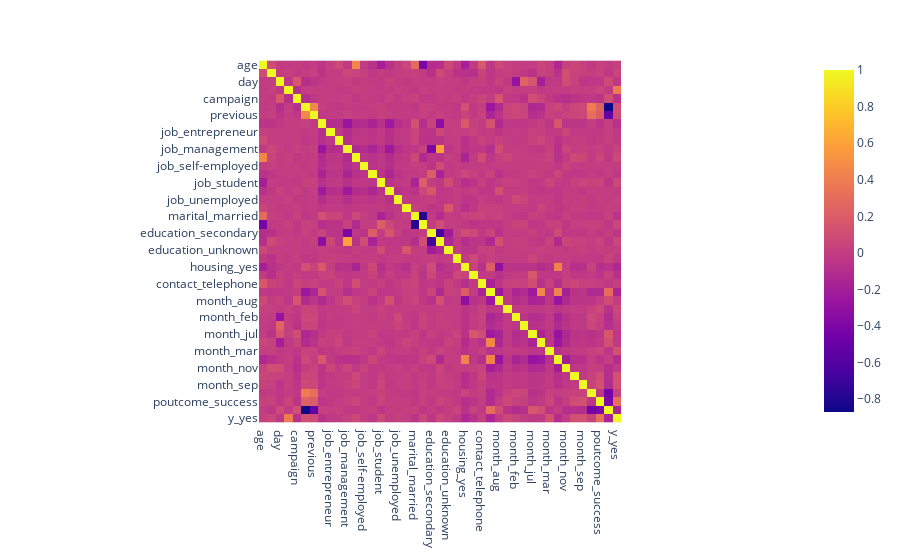

The notebook cell this image was saved under:
### Code cell
#Hay que crear variables dummies para las variables categoricas

df_dummy = pd.get_dummies(df, drop_first=True)
correlation_matrix = df_dummy.corr()
px.imshow(correlation_matrix)
## quiero investigar las amarilas mas a fondo

### Figure 1 — Plotly figure (JSON) as saved in the notebook; plotly's stock layout.template omitted (floating-point values rounded to 4 significant figures; data arrays with more than 128 entries replaced by an {"elided": "..."} marker saying what was removed)
{"data": [{"coloraxis": "coloraxis", "hovertemplate": "x: %{x}<br>y: %{y}<br>color: %{z}<extra></extra>", "name": "0", "type": "heatmap", "x": ["age", "balance", "day", "duration", "campaign", "pdays", "previous", "job_blue-collar", "job_entrepreneur", "job_housemaid", "job_management", "job_retired", "job_self-employed", "job_services", "job_student", "job_technician", "job_unemployed", "job_unknown", "marital_married", "marital_single", "education_secondary", "education_tertiary", "education_unknown", "default_yes", "housing_yes", "loan_yes", "contact_telephone", "contact_unknown", "month_aug", "month_dec", "month_feb", "month_jan", "month_jul", "month_jun", "month_mar", "month_may", "month_nov", "month_oct", "month_sep", "poutcome_other", "poutcome_success", "poutcome_unknown", "y_yes"], "xaxis": "x", "y": ["age", "balance", "day", "duration", "campaign", "pdays", "previous", "job_blue-collar", "job_entrepreneur", "job_housemaid", "job_management", "job_retired", "job_self-employed", "job_services", "job_student", "job_technician", "job_unemployed", "job_unknown", "marital_married", "marital_single", "education_secondary", "education_tertiary", "education_unknown", "default_yes", "housing_yes", "loan_yes", "contact_telephone", "contact_unknown", "month_aug", "month_dec", "month_feb", "month_jan", "month_jul", "month_jun", "month_mar", "month_may", "month_nov", "month_oct", "month_sep", "poutcome_other", "poutcome_success", "poutcome_unknown", "y_yes"], "yaxis": "y", "z": {"elided": "43x43 float values"}}], "layout": {"coloraxis": {"colorscale": [[0, "#0d0887"], [0.1111, "#46039f"], [0.2222, "#7201a8"], [0.3333, "#9c179e"], [0.4444, "#bd3786"], [0.5556, "#d8576b"], [0.6667, "#ed7953"], [0.7778, "#fb9f3a"], [0.8889, "#fdca26"], [1, "#f0f921"]]}, "margin": {"t": 60}, "xaxis": {"anchor": "y", "constrain": "domain", "domain": [0, 1], "scaleanchor": "y"}, "yaxis": {"anchor": "x", "autorange": "reversed", "constrain": "domain", "domain": [0, 1]}}}
